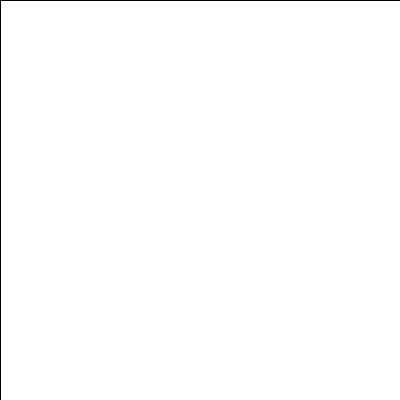
Frame 1 (no input)
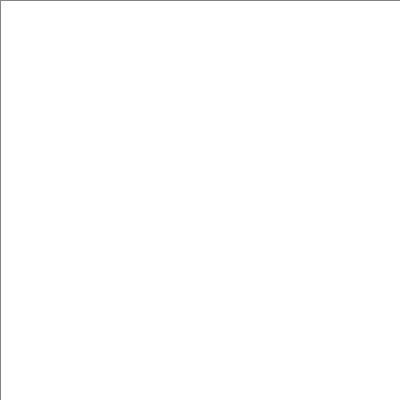
Frame 60 (the mouse pressed at the canvas centre just before this capture)
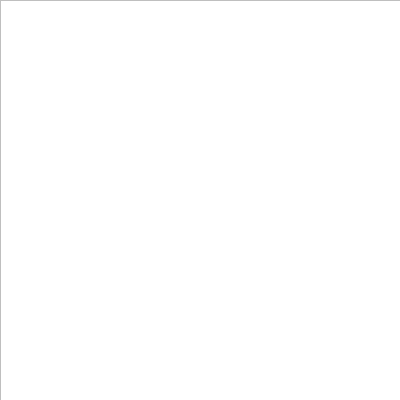
Frame 120 (the mouse held since frame 60 and released just before this capture)

The Processing sketch that drew these frames (run headless with seeded random() and noise(); from frame 60 on, the mouse is pressed at the canvas centre):

// Processing sketch: processing_87186
// ── processing_87186.pde

// Ethan Frier
// copywrite 2013
// Class 1/24/13


float x1, y1, x2, y2, x3, y3, x4, y4 ;

void setup()
{
  size(400, 400);
  smooth();
  
  background(255);
  
}


void draw () 
{
  fill (255, 3);
  rect (0, 0, width, height);
  
  
  noFill();
  noStroke();
  
  x1 = mouseX - random(10, 50);
  y1 = mouseY + random(10, 50);
  
  x2 = mouseX + random(10, 50);
  y2 = mouseY + random(10, 50);
  
  x3 = mouseX + random(10, 50);
  y3 = mouseY - random(10, 50);
  
  x4 = mouseX - random(10, 50);
  y4 = mouseY - random(10, 50);
 
 
}


void mousePressed() {
 
  fill(random(0, 255), random(0, 255), random(0, 255));
  
   beginShape();
    vertex(x1, y1);
    vertex(x2, y2);
    vertex(x3, y3);
    vertex(x4, y4);
  endShape(CLOSE);
 

  
}
